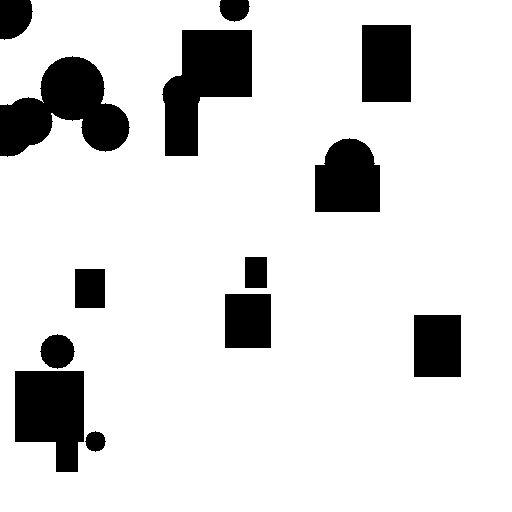
#> input picture 2D_RRT/map.png, 512 x 512 px
$ python RRT_Connect.py
#> lines starting #> are read from the running program, lines starting #| are printed output that depends on the picture; after the words box and inside, x2 and y2 are one past the last pixel; in counts of white or black regions, pixels touching at a corner belong together
#> `map_img = cv2.imread("map.png", cv2.IMREAD_GRAYSCALE)`: map_img: shape (512, 512); 85.6% white; 13 black regions, largest, box (x1, y1, x2, y2) and area: (0, 56, 130, 157) 7304, (162, 30, 252, 156) 6997, (15, 371, 84, 472) 5559
# ================================================
# Author     : Daekwan Ko (고대관)
# Affiliation: Ph.D. Student in Robotics/AI
# E-mail     : daekwanko@dgu.ac.kr
# Date       : 2025-06-25
# File       : rrt_connect.py
# Description: RRT-Connect 알고리즘 구현
#              - 양방향 트리 확장을 통한 빠른 연결 시도
#              - 장애물 맵 기반 실시간 시각화
#              - 탐색 결과를 GIF로 저장
# ================================================

import numpy as np
import cv2
import random
import math
import imageio

class Node:
    def __init__(self, x, y):
        self.x = x
        self.y = y
        self.parent = None

def distance(p1, p2):
    return math.hypot(p2.x - p1.x, p2.y - p1.y)

def steer(from_node, to_node, step_size=10):
    d = distance(from_node, to_node)
    if d < step_size:
        return Node(to_node.x, to_node.y)
    theta = math.atan2(to_node.y - from_node.y, to_node.x - from_node.x)
    return Node(int(from_node.x + step_size * math.cos(theta)),
                int(from_node.y + step_size * math.sin(theta)))

def is_collision(p1, p2, map_img):
    steps = int(distance(p1, p2))
    for i in range(steps):
        u = i / steps
        x = int(p1.x * (1 - u) + p2.x * u)
        y = int(p1.y * (1 - u) + p2.y * u)
        if x < 0 or y < 0 or x >= map_img.shape[1] or y >= map_img.shape[0] or map_img[int(y), int(x)] == 0:
            return True
    return False

def connect(tree, target, map_img, step_size=10):
    nearest = min(tree, key=lambda n: distance(n, target))
    while True:
        new_node = steer(nearest, target, step_size)
        if is_collision(nearest, new_node, map_img):
            return None
        new_node.parent = nearest
        tree.append(new_node)
        if distance(new_node, target) < step_size:
            return new_node
        nearest = new_node

def extract_path(n1, n2):
    path = []
    node = n1
    while node:
        path.append((node.x, node.y))
        node = node.parent
    path = path[::-1]
    node = n2.parent
    while node:
        path.append((node.x, node.y))
        node = node.parent
    return path

def rrt_connect(map_img, start, goal, max_iter=5000, step_size=15, gif_path="rrt_connect.gif"):
#> called with max_iter = 5000, step_size = 15, gif_path = 'rrt_connect.gif'
    h, w = map_img.shape
#> h = 512; w = 512
    canvas = cv2.cvtColor(map_img.copy(), cv2.COLOR_GRAY2BGR)
#> canvas is the input picture: shape (512, 512, 3); 85.6% white; 13 black regions, largest, box (x1, y1, x2, y2) and area: (0, 56, 130, 157) 7304, (162, 30, 252, 156) 6997, (15, 371, 84, 472) 5559
    tree_a = [start]
    tree_b = [goal]
    frames = []

    for i in range(max_iter):
        rand = Node(random.randint(0, w - 1), random.randint(0, h - 1))

        # Swap trees every iteration
        if i % 2 == 0:
            Ta, Tb = tree_a, tree_b
        else:
            Ta, Tb = tree_b, tree_a

        nearest = min(Ta, key=lambda n: distance(n, rand))
        new_node = steer(nearest, rand, step_size)
        if not is_collision(nearest, new_node, map_img):
            new_node.parent = nearest
            Ta.append(new_node)

            connect_result = connect(Tb, new_node, map_img, step_size)
            if connect_result:
                path = extract_path(new_node, connect_result)

                # 시각화
                frame = canvas.copy()
                for i in range(1, len(path)):
                    cv2.line(frame, path[i - 1], path[i], (0, 0, 255), 2)
                cv2.circle(frame, (start.x, start.y), 5, (0, 255, 0), -1)
                cv2.circle(frame, (goal.x, goal.y), 5, (255, 0, 0), -1)
                frames.append(cv2.cvtColor(frame, cv2.COLOR_BGR2RGB))
                cv2.imshow("RRT-Connect", frame)
                cv2.waitKey(0)
                imageio.mimsave(gif_path, frames, duration=0.033)
                print(f"🎉 연결 성공! GIF 저장 완료: {gif_path}")
                return

        # 트리 시각화
        frame = canvas.copy()
        for tree in [tree_a, tree_b]:
            for node in tree:
                if node.parent:
                    cv2.line(frame, (node.x, node.y), (node.parent.x, node.parent.y), (255, 0, 0), 1)
        cv2.circle(frame, (start.x, start.y), 5, (0, 255, 0), -1)
        cv2.circle(frame, (goal.x, goal.y), 5, (255, 0, 0), -1)
        frames.append(cv2.cvtColor(frame, cv2.COLOR_BGR2RGB))
        cv2.imshow("RRT-Connect", frame)
        if cv2.waitKey(33) == ord('q'):
            break
#> this loop made 1 pass; (key q is pressed on pass 1)
#> pass 1, in rrt_connect, `cv2.imshow("RRT-Connect", frame)`:
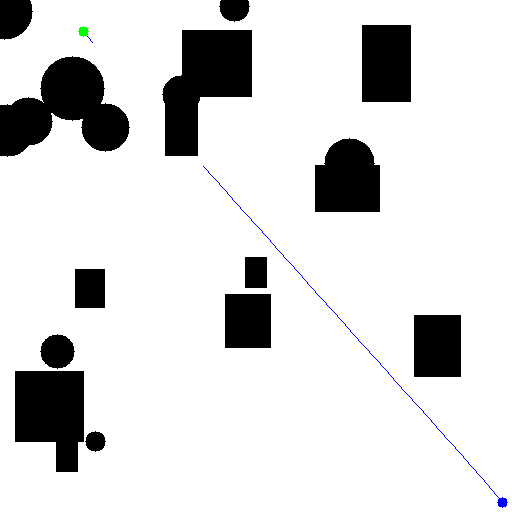
#> window 'RRT-Connect': shape (512, 512, 3); mean B, G, R 218.1, 217.8, 217.7
#> after the loop, frames = 1 item

    cv2.destroyAllWindows()
    imageio.mimsave(gif_path, frames, duration=0.033)
    print("❌ 최대 반복 도달. 경로를 찾지 못했습니다. GIF 저장됨.")

# ===== 실행 코드 =====
map_img = cv2.imread("map.png", cv2.IMREAD_GRAYSCALE)
start = Node(83, 31)
goal = Node(map_img.shape[1] - 10, map_img.shape[0] - 10)

rrt_connect(map_img, start, goal)
